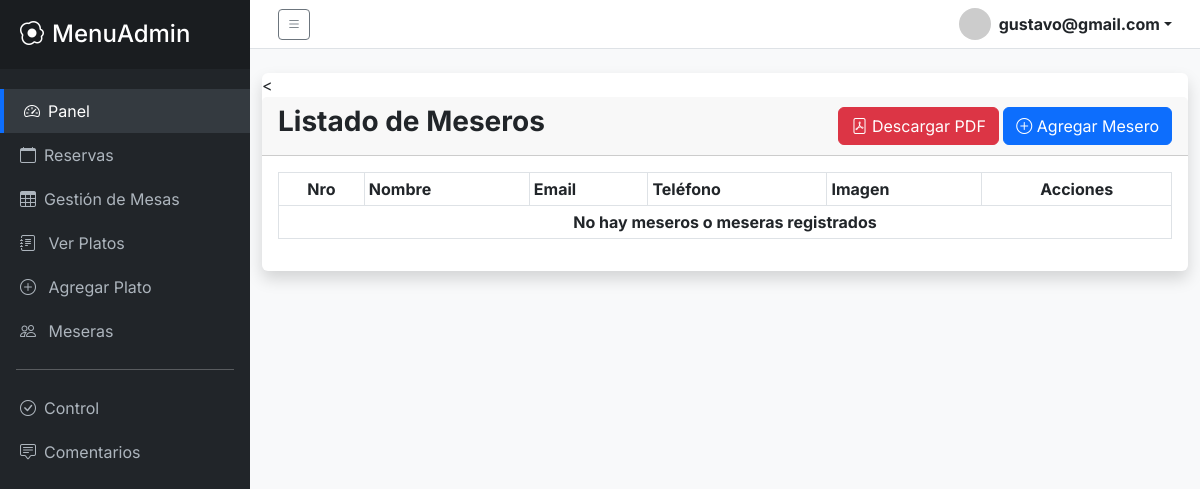
Page /client/admin/views/meseras/index.php (signed in) on the earlier database version.
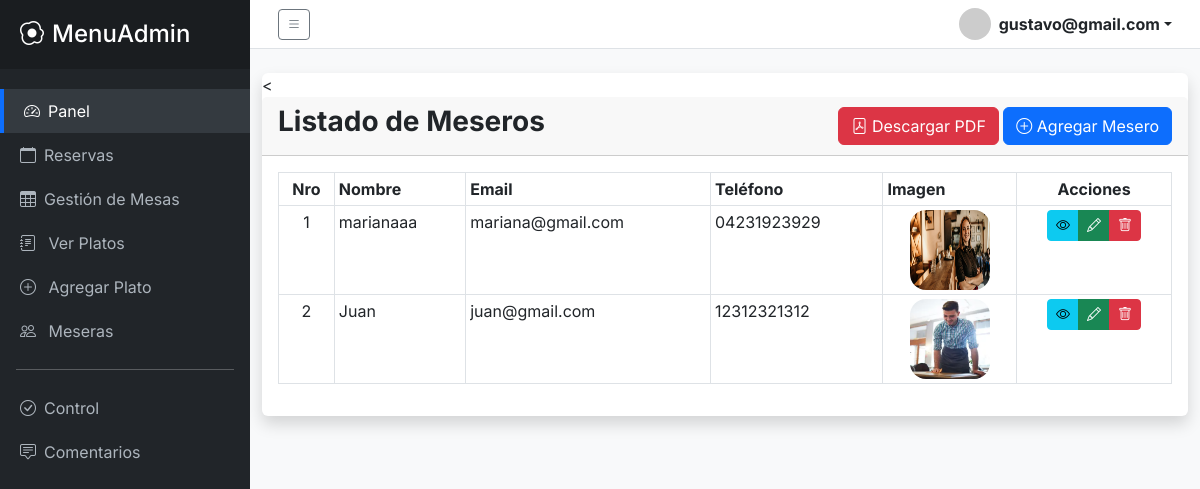
Same page on the later database version.
### tables this page shows
CREATE TABLE `usuarios` (
  `id_usuario` int(11) NOT NULL,
  `id_rol_fk` int(11) DEFAULT NULL,
  `nombre` varchar(100) NOT NULL,
  `email` varchar(100) NOT NULL,
  `password` varchar(255) NOT NULL,
  `imagen` varchar(255) DEFAULT NULL,
  `telefono` varchar(255) DEFAULT NULL,
  `fecha_creacion` timestamp NOT NULL DEFAULT current_timestamp(),
  `fecha_actualizacion` timestamp NOT NULL DEFAULT current_timestamp() ON UPDATE current_timestamp()
);

### client/admin/views/meseras/index.php (the view, shortened to what this page needs)
<?php include '../../layouts/parte1.php'; ?>
<div class="container-fluid py-4">
    <div class="row">
        <div class="col-12">
            <div class="card shadow">
                <
                <div class="card-header d-flex justify-content-between align-items-center">
                    <h3 class="card-title"><b>Listado de Meseros</b></h3>
                    <div>
                        <a href="reporte.php" target="_blank" class="btn btn-danger">
                            <i class="bi bi-file-pdf"></i> Descargar PDF
                        </a>
                        <a href="create.php" class="btn btn-primary">
                            <i class="bi bi-plus-circle"></i> Agregar Mesero
                        </a>
                    </div>
                </div>
                <div class="card-body">
                    <div class="table-responsive">
                        <table class="table table-bordered table-sm table-hover">
                            <thead>
                                <tr style="background-color: #e9ecef">
                                    <th class="text-center">Nro</th>
                                    <th>Nombre</th>
                                    <th>Email</th>
                                    <th>Teléfono</th>
                                    <th>Imagen</th>
                                    <th class="text-center">Acciones</th>
                                </tr>
                            </thead>
                            <tbody>
                                <?php
                                $contador = 0;
                                $sql = "SELECT * FROM usuarios WHERE id_rol_fk = '2' ";
                                $query = $pdo->prepare($sql);
                                $query->execute();
                                $usuarios = $query->fetchAll(PDO::FETCH_ASSOC);
                                if ($usuarios) {
                                    foreach ($usuarios as $usuario) {
                                        $id_usuario = $usuario['id_usuario'];
                                        $contador++;
                                ?>
                                        <tr>
                                            <td class="text-center"><?php echo $contador; ?></td>
                                            <td><?php echo $usuario['nombre']; ?></td>
                                            <td><?php echo $usuario['email']; ?></td>
                                            <td><?php echo $usuario['telefono']; ?></td>
                                            <td class="text-center">
                                                <img src="../../../../public/assets/img/meseros/<?php echo $usuario['imagen']; ?>" width="80px" height="80px" style="border-radius: 20%" alt="user">
                                                </td>
                                            <td class="text-center">
                                                <div class="btn-group" role="group">
                                                    <a href="show.php?id=<?php echo $id_usuario; ?>" class="btn btn-info btn-sm"><i class="bi bi-eye"></i></a>
                                                    <a href="update.php?id=<?php echo $id_usuario; ?>" class="btn btn-success btn-sm"><i class="bi bi-pencil"></i></a>
                                                    <a href="delete.php?id=<?php echo $id_usuario; ?>" class="btn btn-danger btn-sm"><i class="bi bi-trash"></i></a>
                                                </div>
                                            </td>
                                        </tr>
                                <?php
                                    }
                                } else {
                                    echo '<tr><td colspan="6" class="text-center"><b>No hay meseros o meseras registrados</b></td></tr>';
                                }
                                ?>
                            </tbody>
                        </table>
                    </div>
                </div>
            </div>
        </div>
    </div>
</div>
<?php include '../../layouts/parte2.php'; ?>

Differences in the rows shown:
added usuarios: nombre "marianaaa", email "mariana@gmail.com", telefono "04231923929", imagen (picture)
added usuarios: nombre "Juan", email "juan@gmail.com", telefono "12312321312", imagen (picture)
Other differences:
text no longer shown: "No hay meseros o meseras registrados"
